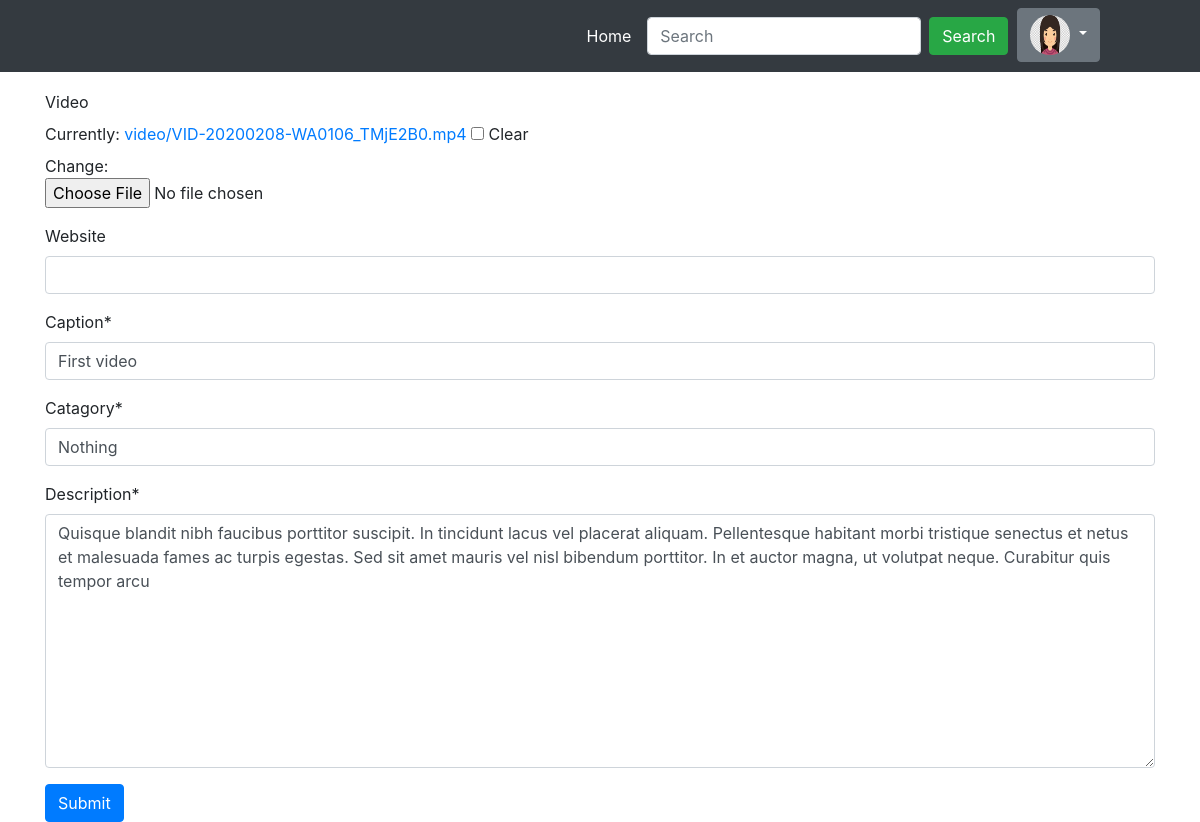
The app's page /posts/edit_post/2/ (signed in) with its own data.
### App_Login/models.py (models this page shows)
class UserProfile(models.Model):
    user=models.OneToOneField(User,on_delete=models.CASCADE,related_name='user_profile')
    profile_pic=models.ImageField(upload_to='profile_pics',blank=True)
    description=models.TextField(blank=True)
    full_name=models.CharField(max_length=264,blank=True)
    dob=models.DateField(blank=True,null=True)

### App_Posts/models.py (models this page shows)
class Post(models.Model):
    author=models.ForeignKey(User,on_delete=models.CASCADE,related_name='post')
    video = models.FileField(upload_to='video',null=True,blank=True,validators=[FileExtensionValidator(allowed_extensions=['MOV','avi','mp4','webm','mkv'])])
    website=models.URLField(blank=True)
    caption=models.CharField(max_length=264)
    upload_date=models.DateTimeField(auto_now_add=True)
    update_to=models.DateTimeField(auto_now=True)
    catagory=models.CharField(max_length=100)
    description=models.TextField(null=True)
    class Meta:
        ordering=['-update_to']

### App_Posts/views.py (the view, shortened to what this page needs)
# urls.py: path('edit_post/<pk>/',views.edit_post,name='edit_post'),
@login_required
def edit_post(request,pk):
    post_info=Post.objects.get(pk=pk)
    form=PostForm(instance=post_info)
    return render(request,'App_Posts/Upload.html',context={'form':form,})

### App_Posts/forms.py
class PostForm(forms.ModelForm):
    class Meta:
        model=Post
        fields=['video','website','caption','catagory','description',]

### templates/App_Posts/Upload.html (shortened to what this page needs)
{% extends 'navbar.html' %}
{% load crispy_forms_tags %}
{% block body_block %}
<form  method="POST" enctype="multipart/form-data">
    {{ form|crispy }}
    <button type="submit" class="btn btn-primary">Submit</button>
</form>
{% endblock %}

### templates/navbar.html (shortened to what this page needs)
<!DOCTYPE html>
{% load static %}
<html lang="en">
<head>
    <link rel="stylesheet" href="https://cdn.jsdelivr.net/npm/bootstrap@4.6.0/dist/css/bootstrap.min.css">
  <link rel="stylesheet" href="https://cdnjs.cloudflare.com/ajax/libs/font-awesome/4.7.0/css/font-awesome.min.css" />
</head>
<body>
    <nav class="navbar navbar-expand-sm bg-dark navbar-dark" style="padding-right: 100px;">
        <ul class="navbar-nav ml-auto">
            <li class="nav-link active">
                <a class="nav-link " href="{% url 'main' %}">Home</a>
            </li>
            <form class="form-inline" method="GET" >
                <input class="form-control mr-sm-2" type="text" name="search" placeholder="Search">
                <button class="btn btn-success" type="submit">Search</button>
            </form>
            {% if  user.is_authenticated %}
                <div class="nav-item dropdown ">
                    {% if user.user_profile.profile_pic %}
                    <a class=" btn btn-secondary dropdown-toggle" href="#" data-toggle="dropdown" >
                        <img src="/media/{{user.user_profile.profile_pic}}" alt="" width="40px" height="40px" class="rounded-circle">
                        </a>
                    {% else %}
                    <a class=" btn btn-secondary dropdown-toggle" href="#" data-toggle="dropdown" >
                        <img src="/media/profile_pics/avatar-male.jpg" alt="" width="40px" height="40px" class="rounded-circle">
                    </a>
                    {% endif %}
                </div>
            {% endif %}
         </ul>
    </nav>
    <div class="container" style="padding-top: 10px; " >
        {% block body_block %}
        {% endblock %}
    </div>
</body>
</html>

### records on screen
Post: caption "First video", catagory "Nothing", description "Quisque blandit nibh faucibus porttitor suscipit. In tincidunt lacus vel placerat aliquam. Pellentesque habitant morbi tristique senectus et netus et malesuada fames ac turpis egestas. Sed sit amet mauris vel nisl bibendum porttitor. In et auctor magna, ut volutpat neque. Curabitur quis tempor arcu"
